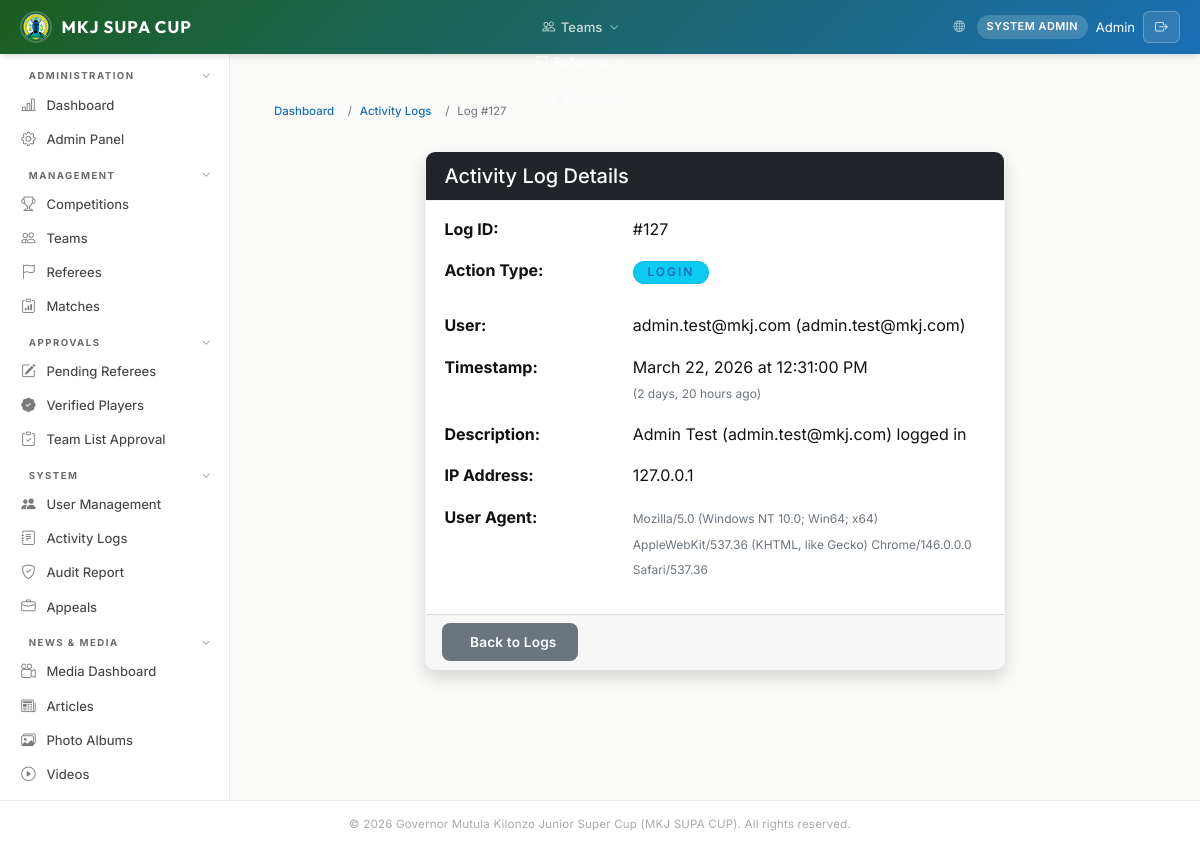
/portal/admin-dashboard/activity-logs/127/ (signed in), run on the app's committed database.
### accounts/models.py (models this page shows, shortened)
class User(AbstractBaseUser, PermissionsMixin):
    email       = models.EmailField(unique=True)
    first_name  = models.CharField(max_length=100)
    last_name   = models.CharField(max_length=100)
    phone       = models.CharField(max_length=13, validators=[kenya_phone_validator])
    role        = models.CharField(max_length=30, choices=UserRole.choices, default=UserRole.TEAM_MANAGER)
    county      = models.CharField(max_length=100, blank=True, help_text="Kenyan county")
    sub_county  = models.CharField(
        max_length=100, blank=True, default="",
        help_text="Sub-county or constituency assignment for sub-county sports officers",
    )
    profile_photo = models.ImageField(upload_to="profiles/", null=True, blank=True)
    is_active   = models.BooleanField(default=True)
    is_staff    = models.BooleanField(default=False)
    is_suspended = models.BooleanField(default=False, help_text="Admin-suspended account")
    assigned_discipline = models.CharField(
        max_length=30, blank=True, default="",
        help_text="Sport family or discipline this user manages (for Coordinator / Scout roles)",
    )
    must_change_password = models.BooleanField(
        default=False,
        help_text="When True the user must set a new password on next login.",
    )
    date_joined = models.DateTimeField(default=timezone.now)
    last_login  = models.DateTimeField(null=True, blank=True)
    objects = UserManager()
    USERNAME_FIELD  = "email"
    REQUIRED_FIELDS = ["first_name", "last_name"]
    class Meta:
        verbose_name      = "User"
        verbose_name_plural = "Users"
        ordering = ["last_name", "first_name"]

### admin_dashboard/models.py (models this page shows, shortened)
class ActivityLog(models.Model):
    ACTION_CHOICES = [
        ('LOGIN', 'Login'),
        ('LOGOUT', 'Logout'),
        ('PASSWORD_CHANGE', 'Password Change'),
        ('TEAM_CREATE', 'Team Created'),
        ('TEAM_UPDATE', 'Team Updated'),
        ('TEAM_DELETE', 'Team Deleted'),
        ('TEAM_APPROVE', 'Team Approved'),
        ('TEAM_REJECT', 'Team Rejected'),
        ('TEAM_SUSPEND', 'Team Suspended'),
        ('PLAYER_CREATE', 'Player Created'),
        ('PLAYER_UPDATE', 'Player Updated'),
        ('PLAYER_DELETE', 'Player Deleted'),
        ('PLAYER_TRANSFER', 'Player Transfer'),
        ('MATCH_CREATE', 'Match Created'),
        ('MATCH_UPDATE', 'Match Updated'),
        ('MATCH_DELETE', 'Match Deleted'),
        ('MATCH_RESCHEDULE', 'Match Rescheduled'),
        ('MATCH_REPORT', 'Match Report Submitted'),
        ('MATCH_REPORT_APPROVE', 'Match Report Approved'),
        ('RESULT_OVERRIDE', 'Result Override'),
        ('STANDINGS_OVERRIDE', 'Standings Override'),
        ('SG_OVERRIDE_ACK', 'SG Override Acknowledged'),
        ('SG_OVERRIDE_REJECT', 'SG Override Rejected'),
        ('FIXTURE_GENERATE', 'Fixtures Generated'),
        ('FIXTURE_REGENERATE', 'Fixtures Regenerated'),
        ('ZONE_ASSIGN', 'Zone Assigned'),
        ('ZONE_UPDATE', 'Zone Updated'),
        ('PAYMENT_RECEIVED', 'Payment Received'),
        ('PAYMENT_VERIFIED', 'Payment Verified'),
        ('SUSPENSION_CREATE', 'Suspension Created'),
        ('SUSPENSION_LIFT', 'Suspension Lifted'),
        ('MATCHDAY_SQUAD_SUBMIT', 'Matchday Squad Submitted'),
        ('SQUAD_APPROVE', 'Squad Approved'),
        ('SQUAD_REJECT', 'Squad Rejected'),
        ('REFEREE_REGISTER', 'Referee Registered'),
        ('REFEREE_APPROVE', 'Referee Approved'),
        ('REFEREE_ACTION', 'Referee Action'),
        ('USER_CREATE', 'User Created'),
        ('USER_UPDATE', 'User Updated'),
        ('USER_DELETE', 'User Deleted'),
        ('USER_ROLE_CHANGE', 'User Role Changed'),
        ('CONFIG_CHANGE', 'Configuration Changed'),
        ('REGISTRATION_TOGGLE', 'Registration Window Toggled'),
        ('ADMIN_ACTION', 'Admin Action'),
        ('PAYMENT_ACTION', 'Payment Action'),
        ('OTHER', 'Other Action'),
    ]
    user = models.ForeignKey(
        settings.AUTH_USER_MODEL,
        on_delete=models.SET_NULL,
        null=True,
        related_name='activity_logs'
    )
    action = models.CharField(max_length=50, choices=ACTION_CHOICES)
    description = models.TextField()
    timestamp = models.DateTimeField(default=timezone.now, db_index=True)
    content_type = models.ForeignKey(ContentType, on_delete=models.SET_NULL, null=True, blank=True)
    object_id = models.PositiveIntegerField(null=True, blank=True)
    content_object = GenericForeignKey('content_type', 'object_id')
    object_repr = models.CharField(max_length=200, blank=True)  # String representation
    ip_address = models.GenericIPAddressField(null=True, blank=True)
    user_agent = models.CharField(max_length=500, blank=True)
    extra_data = models.JSONField(default=dict, blank=True)
    changes_json = models.TextField(blank=True, default='{}', help_text="JSON representation of changes")
    previous_state = models.JSONField(null=True, blank=True, help_text="State before action for undo")
    new_state = models.JSONField(null=True, blank=True, help_text="State after action")
    can_undo = models.BooleanField(default=False, help_text="Whether this action can be undone")
    is_undone = models.BooleanField(default=False, help_text="Whether this action has been undone")
    undone_at = models.DateTimeField(null=True, blank=True)
    undone_by = models.ForeignKey(
        settings.AUTH_USER_MODEL,
        on_delete=models.SET_NULL,
        null=True,
        blank=True,
        related_name='undone_actions'
    )
    undo_reason = models.TextField(blank=True)
    class Meta:
        ordering = ['-timestamp']
        indexes = [
            models.Index(fields=['-timestamp']),
            models.Index(fields=['user', '-timestamp']),
            models.Index(fields=['action', '-timestamp']),
        ]
        verbose_name = 'Activity Log'
        verbose_name_plural = 'Activity Logs'
    @property
    def action_class(self):
        critical_actions = ['DELETE', 'SUSPEND', 'REJECT', 'REGENERATE']
        warning_actions = ['UPDATE', 'RESCHEDULE', 'TRANSFER']
        success_actions = ['CREATE', 'APPROVE', 'GENERATE']
        action_upper = self.action.upper()
        if any(word in action_upper for word in critical_actions):
            return 'danger'
        elif any(word in action_upper for word in warning_actions):
            return 'warning'
        elif any(word in action_upper for word in success_actions):
            return 'success'
        elif 'LOGIN' in action_upper or 'LOGOUT' in action_upper:
            return 'info'
        else:
            return 'secondary'
    @property
    def action_icon(self):
        icon_map = {
            'LOGIN': 'box-arrow-in-right',
            'LOGOUT': 'box-arrow-right',
            'CREATE': 'plus-circle',
            'UPDATE': 'pencil-square',
            'DELETE': 'trash',
            'APPROVE': 'check-circle',
            'REJECT': 'x-circle',
            'SUSPEND': 'slash-circle',
            'TRANSFER': 'arrow-left-right',
            'GENERATE': 'shuffle',
            'PAYMENT': 'cash-stack',
        }
        for key, icon in icon_map.items():
            if key in self.action.upper():
                return icon
        return 'info-circle'

### admin_dashboard/activity_views.py (the view)
# urls.py: path('activity-logs/<int:log_id>/', activity_views.activity_log_detail, name='activity_log_detail'),
@staff_member_required
def activity_log_detail(request, log_id):
    log = ActivityLog.objects.select_related('user', 'content_type').get(id=log_id)
    context = {
        'log': log,
    }
    return render(request, 'admin_dashboard/activity_log_detail.html', context)

### templates/admin_dashboard/activity_log_detail.html (shortened to what this page needs)
{% extends 'base.html' %}
{% load static %}
{% block content %}
<div class="container-fluid mt-4">
    <div class="row mb-4">
        <div class="col-12">
            <nav aria-label="breadcrumb">
                <ol class="breadcrumb">
                    <li class="breadcrumb-item"><a href="{% url 'dashboard' %}">Dashboard</a></li>
                    <li class="breadcrumb-item"><a href="{% url 'activity_logs' %}">Activity Logs</a></li>
                    <li class="breadcrumb-item active">Log #{{ log.id }}</li>
                </ol>
            </nav>
        </div>
    </div>
    <div class="row">
        <div class="col-md-8 mx-auto">
            <div class="card shadow">
                <div class="card-header bg-dark text-white">
                    <h5 class="mb-0">
                        <i class="fas fa-{{ log.action_icon }}"></i> Activity Log Details
                    </h5>
                </div>
                <div class="card-body">
                    <div class="row mb-3">
                        <div class="col-md-4"><strong>Log ID:</strong></div>
                        <div class="col-md-8">#{{ log.id }}</div>
                    </div>
                    <div class="row mb-3">
                        <div class="col-md-4"><strong>Action Type:</strong></div>
                        <div class="col-md-8">
                            <span class="badge bg-{{ log.action_class }} rounded-pill">
                                <i class="fas fa-{{ log.action_icon }}"></i> {{ log.get_action_display }}
                            </span>
                        </div>
                    </div>
                    <div class="row mb-3">
                        <div class="col-md-4"><strong>User:</strong></div>
                        <div class="col-md-8">
                            {% if log.user %}
                            {{ log.user.email }} ({{ log.user.email }})
                            {% else %}
                            <span class="text-muted">System</span>
                            {% endif %}
                        </div>
                    </div>
                    <div class="row mb-3">
                        <div class="col-md-4"><strong>Timestamp:</strong></div>
                        <div class="col-md-8">
                            {{ log.timestamp|date:"F d, Y" }} at {{ log.timestamp|time:"h:i:s A" }}
                            <br><small class="text-muted">({{ log.timestamp|timesince }} ago)</small>
                        </div>
                    </div>
                    <div class="row mb-3">
                        <div class="col-md-4"><strong>Description:</strong></div>
                        <div class="col-md-8">{{ log.description }}</div>
                    </div>
                    <div class="row mb-3">
                        <div class="col-md-4"><strong>IP Address:</strong></div>
                        <div class="col-md-8">{{ log.ip_address|default:"Not recorded" }}</div>
                    </div>
                    {% if log.user_agent %}
                    <div class="row mb-3">
                        <div class="col-md-4"><strong>User Agent:</strong></div>
                        <div class="col-md-8"><small class="text-muted">{{ log.user_agent }}</small></div>
                    </div>
                    {% endif %}
                </div>
                <div class="card-footer">
                    <a href="{% url 'activity_logs' %}" class="btn btn-secondary">
                         Back to Logs
                    </a>
                </div>
            </div>
        </div>
    </div>
</div>
{% endblock %}

### templates/base.html (shortened to what this page needs)
{% load static %}
<!DOCTYPE html>
<html lang="en">
<head>
    <link rel="stylesheet" href="https://cdn.jsdelivr.net/npm/bootstrap@5.1.3/dist/css/bootstrap.min.css">
    <link rel="stylesheet" href="{% static 'css/style.css' %}">
    <link rel="stylesheet" href="https://cdn.jsdelivr.net/npm/bootstrap-icons@1.11.3/font/bootstrap-icons.min.css">
</head>
<body>
    {% block body %}
    <nav class="navbar">
        <div style="display:flex;align-items:center;gap:0">
            <a href="{% url 'dashboard' %}" class="navbar-brand">
                <img src="{% static 'img/Makueni logo.png' %}" alt="Makueni County Logo">
                <span>MKJ SUPA CUP</span>
            </a>
        </div>
        <ul class="navbar-nav">
            {% if user.role == 'admin' or user.role == 'competition_manager' %}
            <li>
                <a href="{% url 'competitions_list' %}" class=""></a>
            </li>
            {% endif %}
            {% if user.role == 'admin' or user.role == 'competition_manager' or user.role == 'verification_officer' or user.role == 'team_manager' %}
            <li>
                <a href="{% url 'teams_list' %}" class="{% if 'team' in request.resolver_match.url_name %}active{% endif %}"><i class="bi bi-people"></i> Teams <i class="bi bi-chevron-down" style="font-size:.6rem;margin-left:.1rem"></i></a>
            </li>
            {% endif %}
            {% if user.role == 'admin' or user.role == 'coordinator' or user.role == 'referee' %}
            <li>
                <a href="{% url 'referees_list' %}" class=""><i class="bi bi-flag"></i> <i class="bi bi-chevron-down" style="font-size:.6rem;margin-left:.1rem"></i></a>
            </li>
            {% endif %}
            <li><a href="{% url 'matches_list' %}" class="{% if 'match' in request.resolver_match.url_name %}active{% endif %}"><i class="bi bi-clipboard-data"></i> Matches</a></li>
        </ul>
        <div class="navbar-user">
            <a href="{% url 'home' %}" style="color:rgba(255,255,255,.65);font-size:.72rem;margin-right:.25rem;"><i class="bi bi-globe"></i></a>
            <span class="role-badge">{{ user.get_role_display }}</span>
            <span style="font-size:.82rem">{{ user.first_name }}</span>
            <form method="post" action="{% url 'web_logout' %}" style="display:inline;">
                <button type="submit" class="btn-logout"><i class="bi bi-box-arrow-right"></i></button>
            </form>
        </div>
    </nav>
    <div class="layout">
        {% include 'includes/sidebar.html' %}
        <main class="main-content">
            {% block content %}{% endblock %}
        </main>
    </div>
    <footer class="footer">
        &copy; 2026 Governor Mutula Kilonzo Junior Super Cup (MKJ SUPA CUP). All rights reserved.
    </footer>
    {% endblock %}
</body>
</html>

### data on the page
User: role "SYSTEM ADMIN", first_name "Admin"
ActivityLog: id "127", action "LOGIN", user.email "admin.test@mkj.com", timestamp "March 22, 2026", timestamp "12:31:00 PM", timestamp "2 days, 20 hours", description "Admin Test (admin.test@mkj.com) logged in", ip_address "127.0.0.1", user_agent "Mozilla/5.0 (Windows NT 10.0; Win64; x64) AppleWebKit/537.36 (KHTML, like Gecko) Chrome/146.0.0.0 Safari/537.36"
